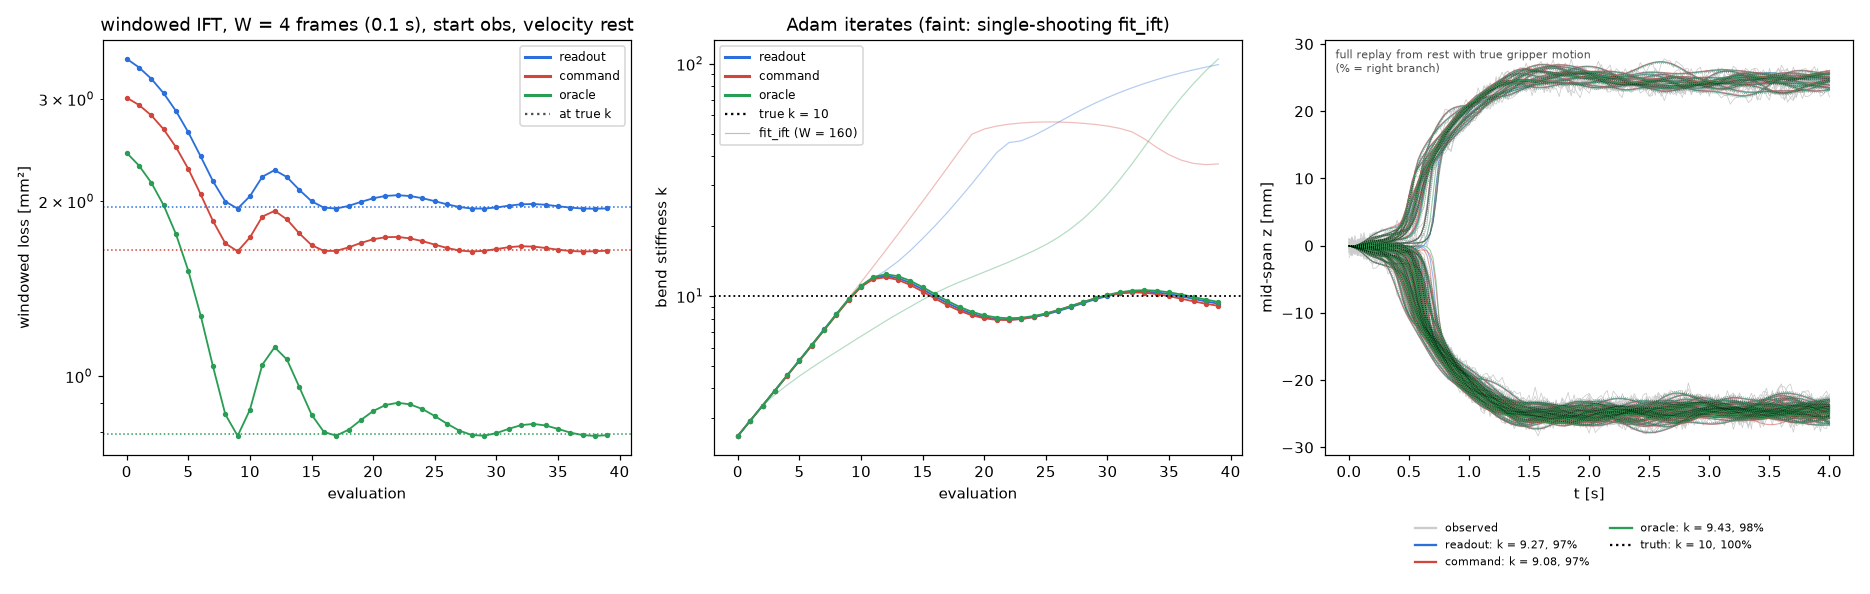

This chart was generated by the following Python code:
"""Windowed (multiple-shooting) IFT: fit the bend stiffness to baseline.npz from short rollouts that restart from the data.

Same parameter (log k), data, drives and loss as `fit_ift.py`, but the 4 s rollout is cut into windows of ``W`` observed
frames (``W * OBS_EVERY`` steps). Every window restarts from the data, so it stays on the branch the data took and each
gradient is an ordinary within-branch IFT gradient: no branch labels, no masks, no sampling.

Window starts (teacher forcing): the window starting at frame ``k0 > 0`` starts from the free node positions observed at
``k0`` (``--start obs``; ``--start clean`` uses the hidden clean positions, a diagnostic upper bound only), the fixed DOFs
from the drive at that step, the free twists of the straight rest pose, and either at rest (``--vel rest``) or with the
central finite difference of the observed positions (``--vel fd``). Frames, reference twist and strains are made
consistent with `gen_baseline.restart` from the straight rest state (as `fit_ift.Fit._start`). The noisy positions are
taken as they are (no relaxation or projection): the first step snaps the stretched edges back. The window at ``k0 = 0``
starts like `fit_ift` (the rest pose, at rest), so ``W = N_OBS`` is `fit_ift` exactly.

Loss: per trial, the squared error of the free nodes against ``x_obs`` summed over every window's frames except its start
frame, scaled as `fit_ift` (mean over 160 frames x free nodes, mm^2); every frame 1..N_OBS is counted once.

All windows of all trials are rods of one batched model, run ``GROUP`` windows per trial at a time (model build costs
~8 ms per rod), the gradient summed over the groups.

    uv run examples/experimental/sysid/fit_window_ift.py time   [--W 4]   # forward + backward timings, FD check
    uv run examples/experimental/sysid/fit_window_ift.py drives [--Ws ..] # loss landscape over K_GRID, window branch match
    uv run examples/experimental/sysid/fit_window_ift.py fit    [--W 4]   # Adam + L-BFGS per drive, replay -> .npz, .png
    uv run examples/experimental/sysid/fit_window_ift.py sweep  [--Ws ..] # Adam fit per drive vs W -> fit_window_sweep.npz
    uv run examples/experimental/sysid/fit_window_ift.py plot             # re-plot fit_window_ift.npz
"""

import argparse
import sys
import time
from pathlib import Path

import numpy as np
import warp as wp

sys.path.insert(0, str(Path(__file__).parent))
import fit_ift as fi  # noqa: E402
import gen_baseline as gb  # noqa: E402

from dismech_newton import flatten_state, suspended_tape  # noqa: E402

HERE = Path(__file__).parent
OUT = HERE / "fit_window_ift.npz"
OUT_SWEEP = HERE / "fit_window_sweep.npz"
W_DEFAULT = 4
W_SWEEP = (2, 4, 8, 16, 40, 160)
GROUP = 10  # at most this many windows per trial in one batch
LAST = 20  # iterates summarised as the fit's tail


def fixed_idx(rods):
    """Fixed DOF indices (rods * 14,): nodes 0, 1, N-2, N-1 and the first and last edge's twist (as `fixed_schedule`)."""
    N, S = gb.NODES, gb.SEGMENTS
    nodes = [0, 1, N - 2, N - 1]
    twist0 = 3 * N * rods
    return np.array([[3 * (r * N + n) + c for n in nodes for c in range(3)] + [twist0 + r * S, twist0 + r * S + S - 1]
                     for r in range(rods)]).reshape(-1)


_MODELS = {}


def model(rods):
    """One model per batch size (building is slow)."""
    if rods not in _MODELS:
        _MODELS[rods] = gb.build(rods, gb.DENSITY_SCALE)
    return _MODELS[rods]


class WinFit:
    def __init__(self, trials, variant, W, start="obs", vel="rest", d=None):
        d = fi.load() if d is None else d
        assert gb.N_OBS % W == 0, f"W must divide {gb.N_OBS}"
        self.trials, self.variant, self.W = trials, variant, W
        self.nw = gb.N_OBS // W  # windows per trial
        self.G = max(g for g in range(1, min(GROUP, self.nw) + 1) if self.nw % g == 0)  # windows per batch
        self.chunks = self.nw // self.G
        self.rods = R = trials * self.G  # rod r = g * trials + b: window g of the batch, trial b
        self.L = L = W * gb.OBS_EVERY  # steps per window
        self.model, self.solver = model(R)
        m, dev = self.model, self.model.device
        N, S = gb.NODES, gb.SEGMENTS

        params = m.dismech.triplet_params
        self.base = wp.clone(params)
        params.requires_grad = True
        self.params = params
        self.log_k = wp.array([np.log(fi.K_GUESS)], dtype=float, requires_grad=True, device=dev)
        self.states = [m.state(requires_grad=True) for _ in range(L + 1)]
        for s in self.states:
            flatten_state(s)
        self.rest = m.state()
        flatten_state(self.rest)
        self.solver.triplets.measure(self.rest, self.rest.dismech.triplet_strain_q)
        q_rest = self.rest.dismech.q.numpy()

        self.fix_idx = wp.array(fixed_idx(R).astype(np.int32), dtype=wp.int32, device=dev)
        _, vals = fi.fixed_schedule(d, variant, trials)
        vals = vals.reshape(gb.STEPS + 1, trials, 14)
        free = np.ones((R, N), np.int32)
        free[:, [0, 1, -2, -1]] = 0
        self.free = wp.array(free.reshape(-1), dtype=wp.int32, device=dev)
        self.scale = 1.0e6 / (gb.N_OBS * (N - 4))
        self.loss = wp.zeros(R, dtype=float, requires_grad=True, device=dev)

        x_src = d["x_obs"] if start == "obs" else d["x"]
        x_obs = d["x_obs"][:trials].astype(np.float64)
        dt_obs = gb.OBS_EVERY * gb.DT
        self.k0 = np.arange(self.nw) * W  # start frame of every window
        self.fix_vals, self.obs, self.q0, self.qd0 = [], [], [], []
        for c in range(self.chunks):
            ws = np.arange(c * self.G, (c + 1) * self.G)
            k0 = self.k0[ws]
            steps = k0[:, None] * gb.OBS_EVERY + np.arange(L + 1)[None]  # (G, L + 1) global steps
            v = vals[steps.T]  # (L + 1, G, trials, 14)
            self.fix_vals.append(wp.array(v.reshape(L + 1, -1).astype(np.float32), dtype=float, device=dev))
            o = x_obs[:, k0[:, None] + np.arange(1, W + 1)[None]]  # (trials, G, W, N, 3)
            self.obs.append(wp.array(o.transpose(2, 1, 0, 3, 4).reshape(W, R * N, 3).astype(np.float32), dtype=wp.vec3,
                                     device=dev))
            # start positions: data at k0 (window 0: the rest pose); fixed DOFs and twists are set in `_start`
            x0 = np.where((k0 > 0)[:, None, None, None], x_src[:trials, k0].transpose(1, 0, 2, 3),
                          d["x_rest"][None, None])  # (G, trials, N, 3)
            q = q_rest.copy()
            q[: 3 * N * R] = x0.reshape(-1)
            self.q0.append(wp.array(q.astype(np.float32), dtype=float, device=dev))
            qd = np.zeros_like(q)
            if vel == "fd":  # central difference of the observed positions, free nodes only
                kp, km = np.minimum(k0 + 1, gb.N_OBS), np.maximum(k0 - 1, 0)
                xd = (x_obs[:, kp] - x_obs[:, km]) / ((kp - km) * dt_obs)[None, :, None, None]  # (trials, G, N, 3)
                xd = xd.transpose(1, 0, 2, 3) * (free.reshape(self.G, trials, N, 1) * (k0 > 0)[:, None, None, None])
                qd[: 3 * N * R] = xd.reshape(-1)
            self.qd0.append(wp.array(qd.astype(np.float32), dtype=float, device=dev) if vel == "fd" else None)
        self.up_obs = d["up_buckle"][:trials]
        self.mid_obs = gb.mid_rel(x_obs)  # (trials, frames)

    def _start(self, c):
        st, dev = self.states[0], self.model.device
        gb.copy_state(st, self.rest)
        st.dismech.q.assign(self.q0[c])
        wp.launch(fi.set_fixed, dim=self.fix_idx.shape[0], inputs=[self.fix_idx, self.fix_vals[c], 0],
                  outputs=[st.dismech.q], device=dev)
        gb.restart(self.solver, st, self.rest)
        if self.qd0[c] is not None:
            st.dismech.qd.assign(self.qd0[c])

    def run(self, c):
        dev, fv = self.model.device, self.fix_vals[c]
        with suspended_tape():
            self.loss.zero_()
            self._start(c)
        wp.launch(fi.set_bend, dim=self.params.shape[0], inputs=[self.log_k, gb.BEND_STRONG_RATIO, self.base],
                  outputs=[self.params], device=dev)
        for i in range(self.L):
            if i:
                with suspended_tape():
                    wp.launch(fi.set_fixed, dim=self.fix_idx.shape[0], inputs=[self.fix_idx, fv, i],
                              outputs=[self.states[i].dismech.q], device=dev)
            self.solver.step(self.states[i], self.states[i + 1], None, None, gb.DT)
            if (i + 1) % gb.OBS_EVERY == 0:
                j = (i + 1) // gb.OBS_EVERY
                with suspended_tape():
                    wp.launch(fi.set_fixed, dim=self.fix_idx.shape[0], inputs=[self.fix_idx, fv, i + 1],
                              outputs=[self.states[i + 1].dismech.q], device=dev)
                wp.launch(fi.frame_loss, dim=self.model.particle_count,
                          inputs=[self.states[i + 1].particle_q, self.obs[c][j - 1], self.free, gb.NODES, self.scale],
                          outputs=[self.loss], device=dev)

    def _per_trial(self):
        return self.loss.numpy().astype(np.float64).reshape(self.G, self.trials).sum(0)

    def _end_mid(self, c):
        X = self.states[self.L].particle_q.numpy().reshape(self.G, self.trials, gb.NODES, 3)
        return gb.mid_rel(X).T  # (trials, G)

    def forward(self, log_k, ends=False):
        """Per-trial losses; with ``ends`` also mid_rel at every window end (trials, windows)."""
        self.log_k.assign(np.array([log_k], dtype=np.float32))
        L, mid = np.zeros(self.trials), []
        for c in range(self.chunks):
            self.run(c)
            L += self._per_trial()
            if ends:
                mid.append(self._end_mid(c))
        return (L, np.concatenate(mid, 1)) if ends else L

    def loss_and_grad(self, log_k, w=None):
        w = np.full(self.trials, 1.0 / self.trials) if w is None else w
        wr = wp.array(np.tile(np.asarray(w, np.float32), self.G), dtype=float, device=self.model.device)
        self.log_k.assign(np.array([log_k], dtype=np.float32))
        L, g = np.zeros(self.trials), 0.0
        for c in range(self.chunks):
            tape = wp.Tape()
            with tape:
                self.run(c)
            tape.backward(grads={self.loss: wr})
            g += float(self.log_k.grad.numpy()[0])
            L += self._per_trial()
            tape.zero()
            tape.reset()
        return L, g

    def window_match(self, mid_end, thresh=5e-3):
        """Fraction of windows that end on the observed side (sign of mid_rel), over all windows and over the windows
        whose observed end |mid_rel| > ``thresh`` (unambiguous)."""
        ke = self.k0 + self.W
        obs = self.mid_obs[:, ke]
        same = np.sign(mid_end) == np.sign(obs)
        clear = np.abs(obs) > thresh
        return same.mean(), same[clear].mean() if clear.any() else np.nan


def time_it(a):
    d = fi.load()
    for variant in fi.VARIANTS:
        f = WinFit(a.rods, variant, a.W, a.start, a.vel, d)
        lk = np.log(fi.K_GUESS)
        f.forward(lk)
        wp.synchronize()
        tic = time.perf_counter()
        L = f.forward(lk)
        wp.synchronize()
        t_fwd = time.perf_counter() - tic
        tic = time.perf_counter()
        L2, g = f.loss_and_grad(lk)
        wp.synchronize()
        t_grad = time.perf_counter() - tic
        h = 1e-2
        fd = (f.forward(lk + h).mean() - f.forward(lk - h).mean()) / (2 * h)
        print(f"W {a.W} {variant}: loss {L.mean():.4f} mm^2 (taped {L2.mean():.4f}); forward {t_fwd:.1f} s, "
              f"forward+backward {t_grad:.1f} s ({f.chunks} batches of {f.rods} rods x {f.L} steps); "
              f"dL/dlogk IFT {g:+.5e}, FD {fd:+.5e}, rel {abs(g - fd) / abs(fd):.2e}", flush=True)


def drives(a):
    """Loss over K_GRID and the window-end branch match, per drive and W."""
    d = fi.load()
    for W in a.Ws:
        for variant in fi.VARIANTS:
            f = WinFit(a.rods, variant, W, a.start, a.vel, d)
            rows = []
            for k in fi.K_GRID:
                L, mid = f.forward(np.log(k), ends=True)
                m_all, m_clear = f.window_match(mid)
                rows.append((k, L.mean()))
                print(f"  W {W:3d} {variant:8s} k {k:7.2f}  loss {L.mean():9.4f}  non-finite trials "
                      f"{np.sum(~np.isfinite(L)):3d}  window branch match {m_all:.3f} "
                      f"(|obs mid| > 5 mm: {m_clear:.3f})", flush=True)
            r = np.array(rows)
            jumps = np.diff(r[:, 1])
            print(f"W {W} {variant}: argmin over grid k {r[np.nanargmin(r[:, 1]), 0]:.2f} (true {fi.K_TRUE}); "
                  f"loss sign changes of slope {np.sum(np.diff(np.sign(jumps[np.isfinite(jumps)])) != 0)}", flush=True)


def fit_one(f, opt, run, evals=fi.MAX_EVALS):
    hist = []

    def fun(x):
        per, g = f.loss_and_grad(float(x[0]))
        hist.append((float(x[0]), per.mean(), g))
        print(f"  {run} eval {len(hist)}: k {np.exp(x[0]):.4f} loss {per.mean():.5f} grad {g:+.3e}", flush=True)
        return per.mean(), np.array([g])

    tic = time.perf_counter()
    if opt == "adam":
        fi.adam(fun, np.log(fi.K_GUESS), iters=evals)
        x_fit, msg = [h[0] for h in hist if np.isfinite(h[1])][-1], "max evaluations"
    else:
        x_fit, msg = fi.lbfgs(fun, np.log(fi.K_GUESS), evals)
    hist = np.array(hist)
    tail = np.exp(hist[-LAST:, 0])
    print(f"{run}: k_fit {np.exp(x_fit):.4f} (true {fi.K_TRUE}); last {len(tail)} iterates mean {tail.mean():.3f} "
          f"range {tail.min():.3f}-{tail.max():.3f}; {len(hist)} evals in {time.perf_counter() - tic:.0f} s ({msg})",
          flush=True)
    return dict(hist=hist, k_fit=np.exp(x_fit))


def replay(res, rods, d):
    """Every fitted k as one full rollout from rest with the oracle drive; the branch match at the end of compression."""
    f = fi.Fit(rods, "true", d)
    up_obs = d["up_buckle"][:rods]
    for name, k in [*((r, res[r]["k_fit"]) for r in list(res)), ("truth", fi.K_TRUE)]:
        f.forward(np.log(k))
        mid = gb.mid_rel(f.trajectories())
        match = np.mean((mid[:, gb.K_BUCKLE] > 0) == up_obs)
        res.setdefault(name, {}).update(replay_mid=mid, replay_match=match)
        print(f"replay {name} (k {k:.3g}) with the true gripper pose: branch match {match:.3f}", flush=True)


def fit(a):
    d = fi.load()
    res = {}
    for variant in fi.VARIANTS:
        f = WinFit(a.rods, variant, a.W, a.start, a.vel, d)
        per_true = f.forward(np.log(fi.K_TRUE))
        for opt in fi.OPTIMIZERS:
            run = f"{variant}_{opt}"
            res[run] = fit_one(f, opt, run)
            res[run]["per_true"] = per_true
    replay(res, a.rods, d)
    np.savez_compressed(OUT, k_true=fi.K_TRUE, k_guess=fi.K_GUESS, W=a.W, start=a.start, vel=a.vel,
                        up_obs=d["up_buckle"][:a.rods], mid_obs=gb.mid_rel(d["x_obs"][:a.rods]),
                        **{f"{r}_{k}": v for r, x in res.items() for k, v in x.items()})
    plot()


def sweep(a):
    """Adam fit per drive for every W: fitted k and the spread of the last LAST iterates."""
    d = fi.load()
    out = {}
    for W in a.Ws:
        for variant in fi.VARIANTS:
            f = WinFit(a.rods, variant, W, a.start, a.vel, d)
            r = fit_one(f, "adam", f"W{W}_{variant}")
            out[f"W{W}_{variant}_hist"] = r["hist"]
            del f
    np.savez_compressed(OUT_SWEEP, Ws=np.array(a.Ws), start=a.start, vel=a.vel, **out)
    print("\nW    drive     k_fit   tail mean  tail range")
    for W in a.Ws:
        for variant in fi.VARIANTS:
            h = out[f"W{W}_{variant}_hist"]
            t = np.exp(h[-LAST:, 0])
            print(f"{W:<4d} {variant:8s} {np.exp(h[-1, 0]):8.3f} {t.mean():8.3f}   {t.min():.3f}-{t.max():.3f}")


def plot():
    import matplotlib.pyplot as plt

    d = np.load(OUT)
    ift = np.load(fi.OUT) if fi.OUT.exists() else None
    t = np.arange(gb.N_OBS + 1) * gb.OBS_EVERY * gb.DT
    colors = {"observed": "#2a6fdb", "command": "#d1453b", "true": "#2a9d55"}
    names = {"observed": "readout", "command": "command", "true": "oracle"}
    runs = [(v, "adam") for v in fi.VARIANTS]
    kt, W = float(d["k_true"]), int(d["W"])

    fig, ax = plt.subplots(1, 3, figsize=(17, 5.4))
    for v, o in runs:
        h = d[f"{v}_{o}_hist"]
        kw = dict(color=colors[v], marker="o", ms=2.5, lw=1.2)
        ax[0].semilogy(np.arange(len(h)), h[:, 1], **kw)
        ax[1].semilogy(np.arange(len(h)), np.exp(h[:, 0]), **kw)
        if ift is not None:
            hi = ift[f"{v}_{o}_hist"]
            ax[1].semilogy(np.arange(len(hi)), np.exp(hi[:, 0]), color=colors[v], lw=0.8, alpha=0.35)
    for v in fi.VARIANTS:
        ax[0].axhline(d[f"{v}_adam_per_true"].mean(), color=colors[v], ls=":", lw=1)
    ax[1].axhline(kt, color="k", ls=":", lw=1.2)
    ax[0].set(xlabel="evaluation", ylabel="windowed loss [mm²]", title=f"windowed IFT, W = {W} frames "
              f"({W * gb.OBS_EVERY * gb.DT:.3g} s), start {d['start']}, velocity {d['vel']}")
    ax[1].set(xlabel="evaluation", ylabel="bend stiffness k", title="Adam iterates (faint: single-shooting fit_ift)")
    handles = [plt.Line2D([], [], color=colors[v], lw=2, label=names[v]) for v in fi.VARIANTS]
    ax[0].legend(handles=handles + [plt.Line2D([], [], color="0.3", ls=":", label="at true k")], fontsize=8)
    ax[1].legend(handles=handles + [plt.Line2D([], [], color="k", ls=":", label=f"true k = {kt:g}"),
                                    plt.Line2D([], [], color="0.5", lw=0.8, alpha=0.5, label="fit_ift (W = 160)")],
                 fontsize=8)

    a = ax[2]
    mid_obs = d["mid_obs"] * 1e3
    n = min(64, len(mid_obs))
    for b in range(n):
        a.plot(t, mid_obs[b], color="0.8", lw=0.5)
    for v, o in runs:
        for b in range(n):
            a.plot(t, d[f"{v}_{o}_replay_mid"][b] * 1e3, color=colors[v], lw=0.7, alpha=0.5)
    for b in range(n):
        a.plot(t, d["truth_replay_mid"][b] * 1e3, color="k", lw=0.5, alpha=0.4, ls=":")
    leg = [plt.Line2D([], [], color="0.8", label="observed")]
    leg += [plt.Line2D([], [], color=colors[v], label=f"{names[v]}: k = {float(d[f'{v}_{o}_k_fit']):.3g}, "
                                                      f"{float(d[f'{v}_{o}_replay_match']):.0%}") for v, o in runs]
    leg.append(plt.Line2D([], [], color="k", ls=":", label=f"truth: k = {kt:g}, {float(d['truth_replay_match']):.0%}"))
    a.legend(handles=leg, fontsize=7, loc="upper center", bbox_to_anchor=(0.5, -0.14), ncol=2, frameon=False)
    a.set(xlabel="t [s]", ylabel="mid-span z [mm]")
    a.text(0.02, 0.98, "full replay from rest with true gripper motion\n(% = right branch)", transform=a.transAxes,
           va="top", fontsize=7, color="0.3")
    fig.tight_layout()
    fig.savefig(HERE / "fit_window_ift.png", dpi=110)
    print("plot: fit_window_ift.png")


if __name__ == "__main__":
    p = argparse.ArgumentParser()
    p.add_argument("mode", nargs="?", default="fit", choices=("time", "drives", "fit", "sweep", "plot"))
    p.add_argument("--rods", type=int, default=256, help="trials")
    p.add_argument("--W", type=int, default=W_DEFAULT, help="frames per window")
    p.add_argument("--Ws", type=int, nargs="+", default=list(W_SWEEP))
    p.add_argument("--start", choices=("obs", "clean"), default="obs", help="window start positions")
    p.add_argument("--vel", choices=("rest", "fd"), default="rest", help="window start velocities")
    a = p.parse_args()
    if a.mode == "plot":
        plot()
    else:
        {"time": time_it, "drives": drives, "fit": fit, "sweep": sweep}[a.mode](a)
